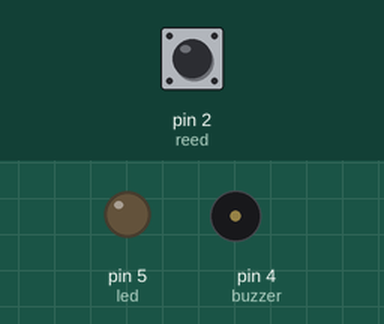
The sketch below on a simulated Arduino Uno, built with avr-gcc and run on an emulated ATmega328P. Parts: output pins drawn as LEDs (lit = HIGH), buzzer (waves = sounding). The inputs (shaded band) are chosen by the test bench; at power-on: pin 2 (reed) LOW. Sleep ends after the set time or at an interrupt.

Above: at 1.2 s.
1.3 s: pin 2 (reed) pulsed HIGH 2 times (0.12 s each, 0.3 s apart)
At 1.87 s:
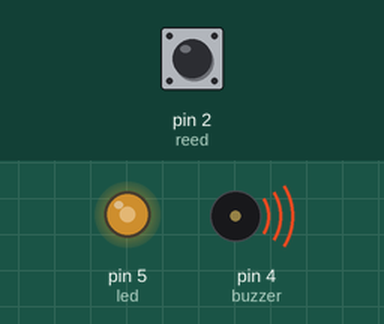
At 2.35 s:
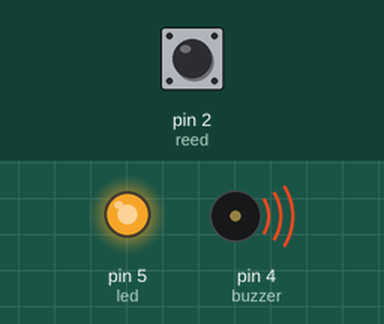
4.3 s: pin 2 (reed) driven HIGH
At 6.4 s:
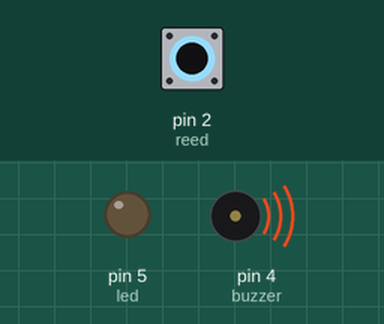
Timing chart, 0 to 7.9 s (numbered marks = the images above; inputs shaded):
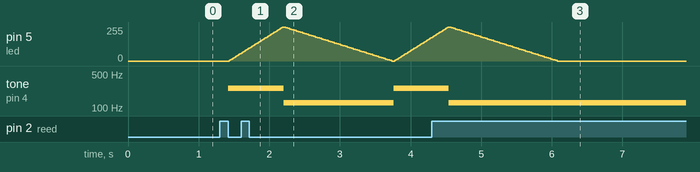

Measured:
- after the input at 1.3 s, tone on pin 4 (buzzer): silent → 252 Hz after 0.12 s, → 128 Hz 0.78 s later, → 252 Hz 1.6 s later
- after the input at 4.3 s, pin 5 (led): goes on until 6.1 s, then stays 0/255; tone on pin 4 (buzzer): goes on until 4.5 s, then stays 128 Hz

The sketch:

Puerta.ino
```cpp
/*
  Instituto Tecnologico de Leon
  Jose Martin Ruiz Coss
  Sistemas Programables
*/

#include <avr/sleep.h>
int reed = 2;
boolean alarmaEncendida = false;//no se declara como variable volatil porque la tengo como variable exclusiva para la interrupción
//asignamos pines
int led = 5;
int buzzer = 4;
int btn=3;
void setup() {

  pinMode(reed, INPUT);
  pinMode(led, OUTPUT);
  pinMode(buzzer, OUTPUT);
  pinMode(btn,INPUT);
  attachInterrupt(digitalPinToInterrupt(reed), cambio,CHANGE);//interrupcion por hardware para encender/apagar la alarma
  set_sleep_mode(SLEEP_MODE_PWR_DOWN);
}

void loop() {
  if (!alarmaEncendida) {
    duerme();
  }
  if (digitalRead(reed) == HIGH) { //if que cuando entra, activa una bandera  y se desactiva el modo de bajo consumo
    sleep_disable();// Despertamos el arduino
    alarmaEncendida = false;

  }
  if (alarmaEncendida) { // si la bandera se activa, entra a este if
    prendeYSuena(); // metodo que ejecuta el funcionamiento de la alarma con un led

  }

}
void prendeYSuena() {//prende y apaga un LED. Suena buzzer
  for (int contador = 0; contador <= 255; contador += 5) {
    analogWrite(led, contador);
    tone(buzzer, 252);
    delay(15);
  }
  for (int contador = 255; contador >= 0 ; contador -= 5) {
    analogWrite(led, contador);
    tone(buzzer, 128);
    delay(30);
  }

}

void duerme() {//encender ahorro de energia
  sleep_enable();
  sleep_mode();
}

void cambio(){
alarmaEncendida ^= true;// switch a variable
}
```
